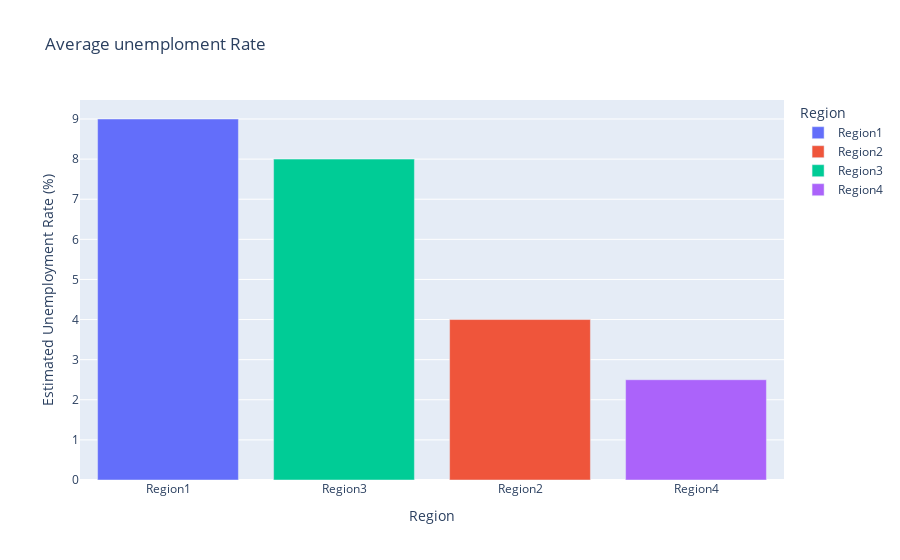

Notebook code cell kept with this figure:
### Code cell
# Bar Plot of Average Estimated Unployment Rate
fig = px.bar(unemp, x = 'Region', y = "Estimated Unemployment Rate (%)", color = "Region", title = "Average unemploment Rate")
fig.update_layout(xaxis = {'categoryorder':'total descending'})
fig.show()

### Figure 1 — Plotly figure (JSON) as saved in the notebook; plotly's stock layout.template omitted (floating-point values rounded to 4 significant figures)
{"data": [{"alignmentgroup": "True", "hovertemplate": "Region=%{x}<br>Estimated Unemployment Rate (%)=%{y}<extra></extra>", "legendgroup": "Region1", "marker": {"color": "#636efa", "pattern": {"shape": ""}}, "name": "Region1", "offsetgroup": "Region1", "orientation": "v", "showlegend": true, "textposition": "auto", "type": "bar", "x": ["Region1"], "xaxis": "x", "y": [9], "yaxis": "y"}, {"alignmentgroup": "True", "hovertemplate": "Region=%{x}<br>Estimated Unemployment Rate (%)=%{y}<extra></extra>", "legendgroup": "Region2", "marker": {"color": "#EF553B", "pattern": {"shape": ""}}, "name": "Region2", "offsetgroup": "Region2", "orientation": "v", "showlegend": true, "textposition": "auto", "type": "bar", "x": ["Region2"], "xaxis": "x", "y": [4], "yaxis": "y"}, {"alignmentgroup": "True", "hovertemplate": "Region=%{x}<br>Estimated Unemployment Rate (%)=%{y}<extra></extra>", "legendgroup": "Region3", "marker": {"color": "#00cc96", "pattern": {"shape": ""}}, "name": "Region3", "offsetgroup": "Region3", "orientation": "v", "showlegend": true, "textposition": "auto", "type": "bar", "x": ["Region3"], "xaxis": "x", "y": [8], "yaxis": "y"}, {"alignmentgroup": "True", "hovertemplate": "Region=%{x}<br>Estimated Unemployment Rate (%)=%{y}<extra></extra>", "legendgroup": "Region4", "marker": {"color": "#ab63fa", "pattern": {"shape": ""}}, "name": "Region4", "offsetgroup": "Region4", "orientation": "v", "showlegend": true, "textposition": "auto", "type": "bar", "x": ["Region4"], "xaxis": "x", "y": [2.5], "yaxis": "y"}], "layout": {"barmode": "relative", "legend": {"title": {"text": "Region"}, "tracegroupgap": 0}, "title": {"text": "Average unemploment Rate"}, "xaxis": {"anchor": "y", "categoryarray": ["Region1", "Region2", "Region3", "Region4"], "categoryorder": "total descending", "domain": [0, 1], "title": {"text": "Region"}}, "yaxis": {"anchor": "x", "domain": [0, 1], "title": {"text": "Estimated Unemployment Rate (%)"}}}}
